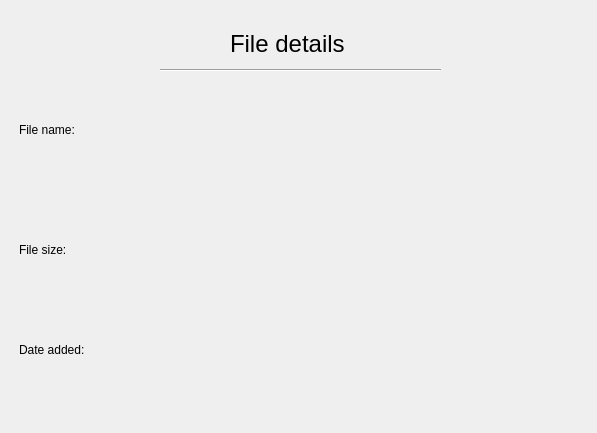
<?xml version="1.0" encoding="UTF-8"?>
<ui version="4.0">
 <class>FileProps</class>
 <widget class="QWidget" name="FileProps">
  <property name="geometry">
   <rect>
    <x>0</x>
    <y>0</y>
    <width>597</width>
    <height>433</height>
   </rect>
  </property>
  <property name="windowTitle">
   <string>Form</string>
  </property>
  <widget class="QFrame" name="horizontalFrame">
   <property name="geometry">
    <rect>
     <x>10</x>
     <y>90</y>
     <width>571</width>
     <height>80</height>
    </rect>
   </property>
   <layout class="QHBoxLayout" name="horizontalLayout">
    <item>
     <widget class="QLabel" name="file_prop_name_label">
      <property name="text">
       <string>File name:</string>
      </property>
     </widget>
    </item>
    <item>
     <widget class="QLabel" name="file_prop_name_text">
      <property name="text">
       <string/>
      </property>
     </widget>
    </item>
   </layout>
  </widget>
  <widget class="QFrame" name="horizontalFrame_2">
   <property name="geometry">
    <rect>
     <x>10</x>
     <y>210</y>
     <width>571</width>
     <height>80</height>
    </rect>
   </property>
   <layout class="QHBoxLayout" name="horizontalLayout_2">
    <item>
     <widget class="QLabel" name="file_prop_size_label">
      <property name="text">
       <string>File size:</string>
      </property>
     </widget>
    </item>
    <item>
     <widget class="QLabel" name="file_prop_size_text">
      <property name="text">
       <string/>
      </property>
     </widget>
    </item>
   </layout>
  </widget>
  <widget class="QFrame" name="horizontalFrame_3">
   <property name="geometry">
    <rect>
     <x>10</x>
     <y>310</y>
     <width>571</width>
     <height>80</height>
    </rect>
   </property>
   <layout class="QHBoxLayout" name="horizontalLayout_3">
    <item>
     <widget class="QLabel" name="file_prop_date_added_label">
      <property name="text">
       <string>Date added:</string>
      </property>
     </widget>
    </item>
    <item>
     <widget class="QLabel" name="file_prop_date_added_text">
      <property name="text">
       <string/>
      </property>
     </widget>
    </item>
   </layout>
  </widget>
  <widget class="Line" name="line">
   <property name="geometry">
    <rect>
     <x>160</x>
     <y>60</y>
     <width>281</width>
     <height>20</height>
    </rect>
   </property>
   <property name="orientation">
    <enum>Qt::Horizontal</enum>
   </property>
  </widget>
  <widget class="QLabel" name="file_details_label">
   <property name="geometry">
    <rect>
     <x>230</x>
     <y>30</y>
     <width>118</width>
     <height>28</height>
    </rect>
   </property>
   <property name="font">
    <font>
     <pointsize>18</pointsize>
    </font>
   </property>
   <property name="text">
    <string>File details</string>
   </property>
  </widget>
 </widget>
 <resources/>
 <connections/>
</ui>
